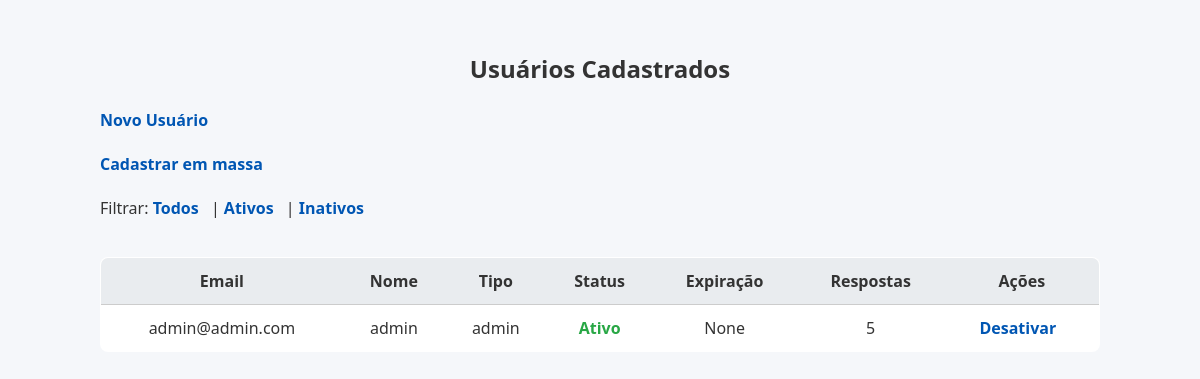
The page /admin/usuarios (signed in) on the database as committed earlier.
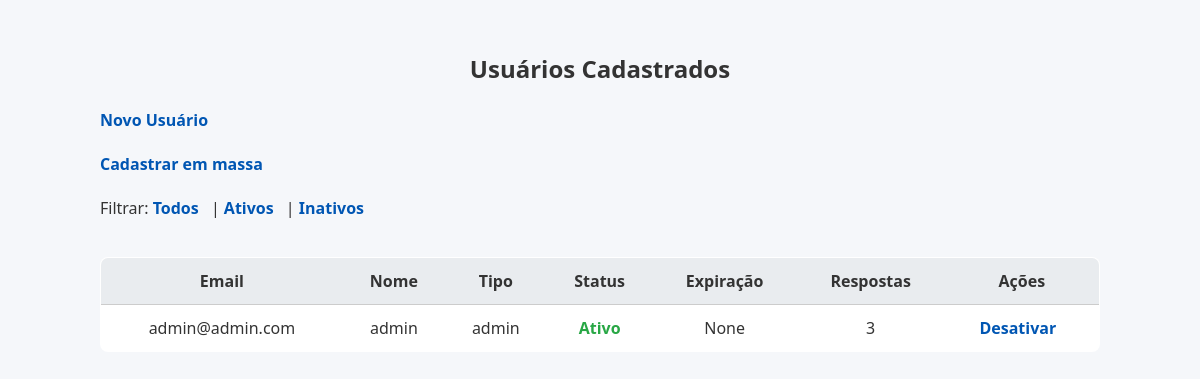
The same page on the database as committed later.
### tables this page shows
CREATE TABLE usuarios (
                        id INTEGER PRIMARY KEY AUTOINCREMENT,
                        email TEXT UNIQUE NOT NULL,
                        nome TEXT NOT NULL,
                        senha TEXT NOT NULL,
                        telefone TEXT NOT NULL,
                        tipo TEXT DEFAULT 'normal',
                        ativo INTEGER DEFAULT 1,
                        data_expiracao TEXT
                  );

### app/routes/admin.py (the view)
    @app.route('/admin/usuarios')
    def listar_usuarios():
        if session.get('tipo') != 'admin':
            return redirect('/login')
        filtro = request.args.get('filtro', 'todos')  # ativos, inativos, todos
        query = """
            SELECT u.id, u.email,u.nome, u.tipo, u.ativo, u.data_expiracao, COUNT(r.id)
            FROM usuarios u
            LEFT JOIN formularios f ON f.user_id = u.id
            LEFT JOIN respostas r ON r.formulario_id = f.id
        """
        cond = []
        if filtro == 'ativos':
            query += " WHERE u.ativo=1"
        elif filtro == 'inativos':
            query += " WHERE u.ativo=0"
        query += " GROUP BY u.id ORDER BY u.email"
        with sqlite3.connect('db.sqlite3') as conn:
            usuarios = conn.execute(query).fetchall()
        return render_template('usuarios_admin.html', usuarios=usuarios, filtro=filtro)

### app/templates/usuarios_admin.html (shortened to what this page needs)
<!DOCTYPE html>
<html lang="pt-BR">
<head>
  <link rel="stylesheet" href="{{ url_for('static', filename='usuarios.css') }}">
</head>
<body>
  <div class="container">
    <h2>Usuários Cadastrados</h2>
    <a href="/admin/cadastrar">Novo Usuário</a><br><br>
    <a href="/admin/cadastrar-em-massa">Cadastrar em massa</a><br><br>
    Filtrar:
    <a href="/admin/usuarios?filtro=todos">Todos</a> |
    <a href="/admin/usuarios?filtro=ativos">Ativos</a> |
    <a href="/admin/usuarios?filtro=inativos">Inativos</a><br><br>
    <table>
      <thead>
        <tr>
          <th>Email</th>
          <th>Nome</th>
          <th>Tipo</th>
          <th>Status</th>
          <th>Expiração</th>
          <th>Respostas</th>
          <th>Ações</th>
        </tr>
      </thead>
      <tbody>
        {% for u in usuarios %}
        <tr>
          <td data-label="Email">{{ u[1] }}</td>
          <td data-label="Nome">{{ u[2] }}</td>
          <td data-label="Tipo">{{ u[3] }}</td>
          <td data-label="Status" class="status-{{ 'ativo' if u[4] == 1 else 'inativo' }}">
            {{ 'Ativo' if u[4] == 1 else 'Inativo' }}
          </td>
          <td data-label="Expiração">{{ u[5] }}</td>
          <td data-label="Respostas">{{ u[6] }}</td>
          <td data-label="Ações">
            <a href="/admin/usuario/{{ u[0] }}/toggle">
              {{ 'Desativar' if u[4] == 1 else 'Ativar' }}
            </a>
          </td>
        </tr>
        {% endfor %}
      </tbody>
    </table>
  </div>
</body>
</html>

Rows that differ between the two databases and show on the page:
changed usuarios "admin@admin.com": u "5" → "3"
